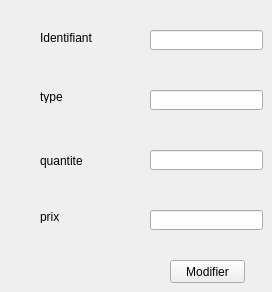
       <widget class="QWidget" name="tab_78">
        <attribute name="title">
         <string>modifier produit</string>
        </attribute>
        <widget class="QLineEdit" name="lineEdit_typemod_2">
         <property name="geometry">
          <rect>
           <x>150</x>
           <y>90</y>
           <width>113</width>
           <height>20</height>
          </rect>
         </property>
        </widget>
        <widget class="QLabel" name="label_110">
         <property name="geometry">
          <rect>
           <x>40</x>
           <y>90</y>
           <width>47</width>
           <height>13</height>
          </rect>
         </property>
         <property name="text">
          <string>type</string>
         </property>
        </widget>
        <widget class="QPushButton" name="pb_modifier_4">
         <property name="geometry">
          <rect>
           <x>170</x>
           <y>260</y>
           <width>75</width>
           <height>23</height>
          </rect>
         </property>
         <property name="text">
          <string>Modifier</string>
         </property>
        </widget>
        <widget class="QLineEdit" name="lineEdit_idmod_2">
         <property name="geometry">
          <rect>
           <x>150</x>
           <y>30</y>
           <width>113</width>
           <height>20</height>
          </rect>
         </property>
        </widget>
        <widget class="QLabel" name="label_111">
         <property name="geometry">
          <rect>
           <x>40</x>
           <y>30</y>
           <width>61</width>
           <height>16</height>
          </rect>
         </property>
         <property name="text">
          <string>Identifiant</string>
         </property>
        </widget>
        <widget class="QLabel" name="label_112">
         <property name="geometry">
          <rect>
           <x>40</x>
           <y>210</y>
           <width>47</width>
           <height>13</height>
          </rect>
         </property>
         <property name="text">
          <string>prix</string>
         </property>
        </widget>
        <widget class="QLabel" name="label_113">
         <property name="geometry">
          <rect>
           <x>40</x>
           <y>150</y>
           <width>47</width>
           <height>21</height>
          </rect>
         </property>
         <property name="text">
          <string>quantite</string>
         </property>
        </widget>
        <widget class="QLineEdit" name="lineEdit_prixmod">
         <property name="geometry">
          <rect>
           <x>150</x>
           <y>210</y>
           <width>113</width>
           <height>20</height>
          </rect>
         </property>
        </widget>
        <widget class="QLineEdit" name="lineEdit_quantitemod">
         <property name="geometry">
          <rect>
           <x>150</x>
           <y>150</y>
           <width>113</width>
           <height>20</height>
          </rect>
         </property>
        </widget>
       </widget>
